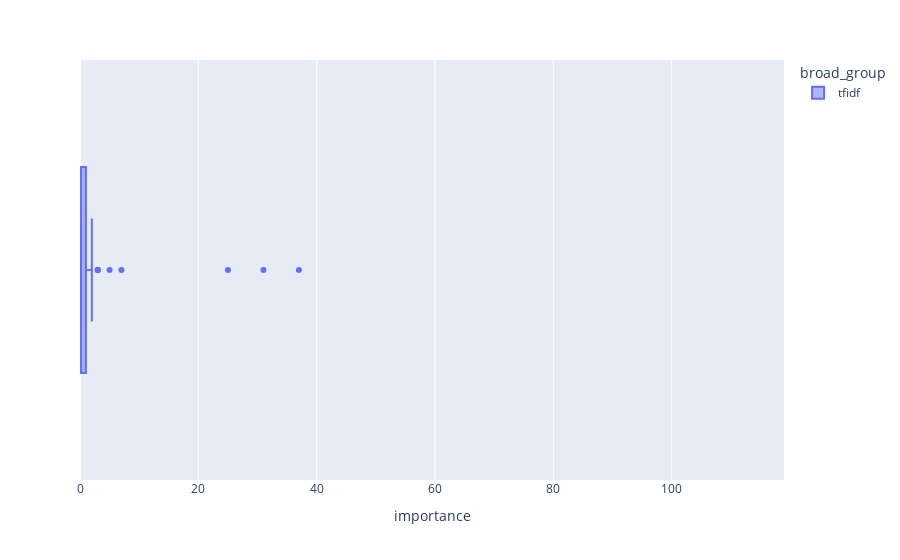

Notebook cell for this chart:
### Code cell
px.box(
    tfidf_features,
    x="importance",
    color="broad_group",
    range_x=(df.importance.min(), df.importance.max()),
)

### Figure 1 — Plotly figure (JSON) as saved in the notebook; plotly's stock layout.template omitted (floating-point values rounded to 4 significant figures)
{"data": [{"alignmentgroup": "True", "hovertemplate": "broad_group=tfidf<br>importance=%{x}<extra></extra>", "legendgroup": "tfidf", "marker": {"color": "#636efa"}, "name": "tfidf", "notched": false, "offsetgroup": "tfidf", "orientation": "h", "showlegend": true, "type": "box", "x": [37, 31, 25, 7, 5, 3, 3, 3, 2, 2, 2, 2, 2, 2, 1, 1, 1, 1, 1, 1, 1, 1, 1, 1, 1, 1, 1, 1, 1, 0, 0, 0, 0, 0, 0, 0, 0, 0, 0, 0, 0, 0, 0, 0, 0, 0, 0, 0, 0, 0, 0, 0, 0, 0, 0, 0, 0, 0, 0, 0, 0, 0, 0, 0, 0, 0, 0, 0, 0, 0, 0, 0, 0, 0, 0, 0, 0, 0, 0, 0, 0, 0, 0, 0, 0, 0, 0, 0, 0, 0, 0, 0, 0, 0, 0, 0, 0, 0, 0, 0], "x0": " ", "xaxis": "x", "y0": " ", "yaxis": "y"}], "layout": {"boxmode": "group", "legend": {"title": {"text": "broad_group"}, "tracegroupgap": 0}, "margin": {"t": 60}, "xaxis": {"anchor": "y", "domain": [0, 1], "range": [0, 119], "title": {"text": "importance"}}, "yaxis": {"anchor": "x", "domain": [0, 1]}}}
